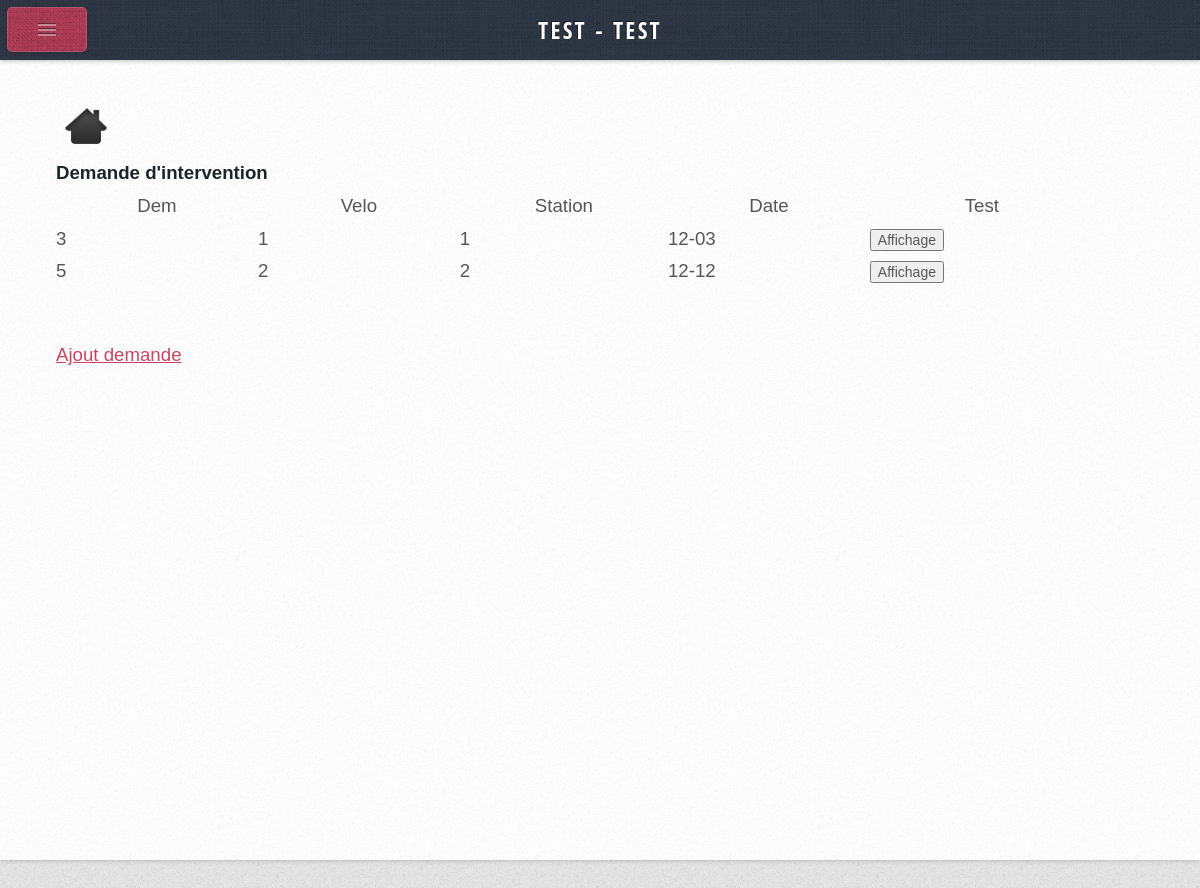
Screenshot of /index.php?page=listeDemande (signed in) with the database file from the repository.
### tables this page shows
CREATE TABLE IF NOT EXISTS `DEMANDEINTER` (
  `DEMI_NUM` int(5) NOT NULL,
  `DEMI_VELO` char(5) NOT NULL,
  `DEMI_DATE` date DEFAULT NULL,
  `DEMI_TECHNICIEN` char(5) NOT NULL,
  `DEMI_MOTIF` varchar(50) DEFAULT NULL,
  `DEMI_TRAITE` char(1) DEFAULT NULL,
  `DEMI_STATION` varchar(10) NOT NULL,
  `DEMI_ATTACHE` varchar(3) NOT NULL,
  `DEMI_VALIDE` tinyint(1) NOT NULL,
  PRIMARY KEY (`DEMI_NUM`),
  KEY `CORRESPONDRE_FK` (`DEMI_VELO`),
  KEY `REDIGER_FK` (`DEMI_TECHNICIEN`)
);

CREATE TABLE IF NOT EXISTS `TECHNICIEN` (
  `TEC_MATRICULE` char(5) NOT NULL,
  `TEC_NOM` varchar(35) DEFAULT NULL,
  `TEC_PRENOM` varchar(35) DEFAULT NULL,
  `TEC_PWD` varchar(40) NOT NULL,
  `TEC_RESPONSABLE` tinyint(1) NOT NULL,
  PRIMARY KEY (`TEC_MATRICULE`)
);

### include/functions.inc.php (called while the page is built, shortened)
<?php
function utilisateur()
{
    $id = $_SESSION['id'];
    $sReq = " SELECT TEC_NOM, TEC_PRENOM, TEC_RESPONSABLE
                FROM TECHNICIEN
                WHERE TEC_MATRICULE='".$id."'";
    $rstPdt = mysql_query($sReq) ;
    $oUtilisateur = array() ;
    $Utilisateur = mysql_fetch_assoc($rstPdt);
    $oUtilisateur[1] =  $Utilisateur ;
    return ($oUtilisateur) ;
}
function listedemandeint()
{
    $id = $_SESSION['id'];
    $sReq = " SELECT DEMI_NUM, DEMI_VELO, DEMI_ATTACHE, DEMI_STATION, DEMI_DATE, DEMI_MOTIF, DEMI_TRAITE
                FROM DEMANDEINTER
                WHERE DEMI_TECHNICIEN='".$id."' AND DEMI_VALIDE=1 ";
 	$rstPdt = mysql_query($sReq) ;
    $iNb = 0 ;
    $demande = array() ;
    while ($demande2 = mysql_fetch_assoc($rstPdt) ){
        $iNb = $iNb + 1 ;
        $demande[$iNb] =  $demande2 ;
    }
    return ($demande) ;
}
         ?>

### Pages/Demande/Liste.php (the view)
<?php
if(isset($_SESSION['id'])) {
require_once('include/functions.inc.php');
?>
<html>
	<head>
	</head>
	<body>
	<a href="index.php"><img src="css/Home.png" border="0" align="center" width=60 height=60></img></a></br>
		<b>Demande d'intervention </b>
			<table border = 1  >
				<tr>
					<th width="5%">Dem</th>
					<th width="5%">Velo</th>
					<th width="5%">Station</th>
					<th width="5%">Date</th>
					<th width="5%">Test</th>
				</tr>
					<form  action="<?php $_SERVER['PHP_SELF']; ?>" name="AfficheDem" method="POST">
		<?php
			$demande = listedemandeint() ;
			foreach ($demande as $demandes)
				{
		?>
				<tr >
					<td><?php echo $demandes["DEMI_NUM"] ; $code = $demandes["DEMI_NUM"] ;?><input type="hidden"  value="<?= $code ?>" id="code" name="code"/></td>
					<td><?php echo $demandes["DEMI_VELO"]; ?></td>
					<td><?php echo $demandes["DEMI_STATION"]; ?></td>
					<td><?php echo substr($demandes["DEMI_DATE"], 5); ?></td>
					<td><a href="?page=listeDemandeFiche&variable=<?php print($demandes["DEMI_NUM"]) ?>"><input type="button" value="Affichage"  /></a></td>
				</tr>
		<?php
				}
		?>
					</form>
			</table>
			</br><a href="?page=listeAjout">Ajout demande</a></br>
	</body>
</html>
<?php
}
else{
header('Location:/Vlyon/Pages/connexion.php');
}
?>

### index.php (shortened to what this page needs)
<?php
	require_once('include/functions.inc.php');
	if(!isset($_SESSION['id'])) {
		include_once('Pages/connexion.php');
   }
   else{
?>
<html>
	<head>
		<link rel="stylesheet" href="css/style.css" />
	</head>
	<body class="left-sidebar">
		<div id="content">
			<div id="content-inner">
				<article class="is-post is-post-excerpt">
					<?php
					switch($_GET['page'])
					{
						case "listeDemande":
							$fichier = "Pages/Demande/Liste.php";
							break ;
					}
						include($fichier);
					?>
				</article>
			</div>
		</div>
		<div id="sidebar">
			<div id="logo">
				<?php
				$utilisateur =utilisateur();
					foreach ($utilisateur as $utilisateurs)
				{
					echo strtoupper($utilisateurs["TEC_NOM"]);
					echo" - ";
					echo strtoupper($utilisateurs["TEC_PRENOM"]);
				}
				?>
			</div>
		</div>
	</body>
</html>
<?php
}
?>

### css/style.css (style rules this page uses)
* { -moz-box-sizing: border-box; -webkit-box-sizing: border-box; -o-box-sizing: border-box; -ms-box-sizing: border-box; box-sizing: border-box; }
body, input, textarea { font-family: 'Source Sans Pro', sans-serif; font-weight: 400; color: #565656; }
body { background-color: #e8e8e8; background-image: url('images/bg2.png'); }
a { color: #c94663; }
strong, b { font-weight: 700; color: #1b252a; }
table { width: 100%; }
p, ul, ol, dl, table { margin-bottom: 1em; }
section, article { margin-bottom: 3em; }
section:last-child, article:last-child { margin-bottom: 0; }
.is-post { position: relative; }
#sidebar { color: #929da4; text-shadow: -1px -1px 0px rgba(0,0,0,0.5); }
#content { position: relative; background-color: #fff; }
#content:after { content: ''; display: block; position: absolute; left: 0; top: 0; width: 100%; height: 100%; background-image: url('images/bg2.png'); opacity: 0.5; }
#content-inner { position: relative; z-index: 1; }

### css/style-desktop.css (style rules this page uses)
body { line-height: 1.75em; height: 100%; }
#logo { background-color: #c94663; background-image: url('images/bg1.png'); padding: 1.75em 0.5em 1.75em 0.5em; border-radius: 0.4em; text-align: center; box-shadow: inset 0px 0px 0px 1px rgba(255,255,255,0.15), 0 0.025em 0.15em 0em rgba(0,0,0,0.25); }
#content { height: 100%; width: 72,5%; box-shadow: 0 0 0.25em 0em rgba(0,0,0,0.25); }
#content-inner { max-width: 1038px; }
#sidebar { position: absolute; top: 0; padding: 3em 1.35em 1em 1.15em; height: 100%; width: 20%; background: #364050 url('images/bg1.png'); box-shadow: inset -0.1em 0em 0.35em 0em rgba(0,0,0,0.15); }
body.left-sidebar #sidebar { left: 0; }

### css/style-narrow.css (style rules this page uses)
body { min-width: 1000px; }
input, textarea { font-size: 10.5pt; }
body { font-size: 11pt; }
#content { padding: 2em 3em 6em 3em; }
body.left-sidebar #content { margin-left: 14em; }

### css/style-narrower.css (style rules this page uses)
body { min-width: 641px; font-size: 14pt; }
#logo { display: none; }
#content { margin-top: 60px; }
body.left-sidebar #content { margin-left: 0; }
#sidebar { width: auto; background: none; padding: 30px 20px 30px 20px; }

### rows the page displays
demandeinter: DEMI_NUM "3", DEMI_VELO "1", DEMI_STATION "1", DEMI_DATE "12-03"
demandeinter: DEMI_NUM "5", DEMI_VELO "2", DEMI_STATION "2", DEMI_DATE "12-12"
technicien: TEC_NOM "TEST", TEC_PRENOM "TEST"
